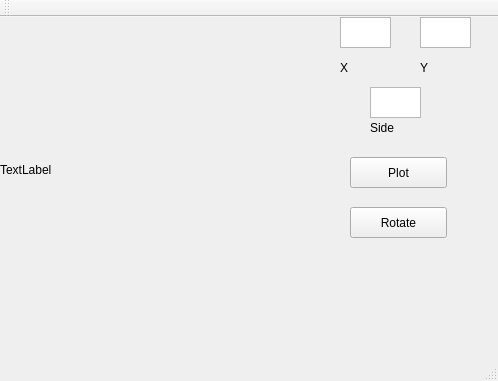
<?xml version="1.0" encoding="UTF-8"?>
<ui version="4.0">
 <class>MainWindow</class>
 <widget class="QMainWindow" name="MainWindow">
  <property name="geometry">
   <rect>
    <x>0</x>
    <y>0</y>
    <width>498</width>
    <height>381</height>
   </rect>
  </property>
  <property name="windowTitle">
   <string>MainWindow</string>
  </property>
  <widget class="QWidget" name="centralWidget">
   <widget class="QTextEdit" name="textEdit">
    <property name="geometry">
     <rect>
      <x>340</x>
      <y>0</y>
      <width>51</width>
      <height>31</height>
     </rect>
    </property>
   </widget>
   <widget class="QTextEdit" name="textEdit_2">
    <property name="geometry">
     <rect>
      <x>420</x>
      <y>0</y>
      <width>51</width>
      <height>31</height>
     </rect>
    </property>
   </widget>
   <widget class="QLabel" name="label">
    <property name="geometry">
     <rect>
      <x>340</x>
      <y>40</y>
      <width>65</width>
      <height>21</height>
     </rect>
    </property>
    <property name="text">
     <string>X</string>
    </property>
   </widget>
   <widget class="QLabel" name="label_2">
    <property name="geometry">
     <rect>
      <x>420</x>
      <y>40</y>
      <width>65</width>
      <height>21</height>
     </rect>
    </property>
    <property name="text">
     <string>Y</string>
    </property>
   </widget>
   <widget class="QTextEdit" name="textEdit_3">
    <property name="geometry">
     <rect>
      <x>370</x>
      <y>70</y>
      <width>51</width>
      <height>31</height>
     </rect>
    </property>
   </widget>
   <widget class="QLabel" name="label_3">
    <property name="geometry">
     <rect>
      <x>370</x>
      <y>100</y>
      <width>65</width>
      <height>21</height>
     </rect>
    </property>
    <property name="text">
     <string>Side</string>
    </property>
   </widget>
   <widget class="QPushButton" name="pushButton">
    <property name="geometry">
     <rect>
      <x>350</x>
      <y>190</y>
      <width>97</width>
      <height>31</height>
     </rect>
    </property>
    <property name="text">
     <string>Rotate</string>
    </property>
   </widget>
   <widget class="QLabel" name="label_4">
    <property name="geometry">
     <rect>
      <x>0</x>
      <y>0</y>
      <width>321</width>
      <height>305</height>
     </rect>
    </property>
    <property name="text">
     <string>TextLabel</string>
    </property>
   </widget>
   <widget class="QPushButton" name="pushButton_2">
    <property name="geometry">
     <rect>
      <x>350</x>
      <y>140</y>
      <width>97</width>
      <height>31</height>
     </rect>
    </property>
    <property name="text">
     <string>Plot</string>
    </property>
   </widget>
  </widget>
  <widget class="QMenuBar" name="menuBar">
   <property name="geometry">
    <rect>
     <x>0</x>
     <y>0</y>
     <width>498</width>
     <height>27</height>
    </rect>
   </property>
  </widget>
  <widget class="QToolBar" name="mainToolBar">
   <attribute name="toolBarArea">
    <enum>TopToolBarArea</enum>
   </attribute>
   <attribute name="toolBarBreak">
    <bool>false</bool>
   </attribute>
  </widget>
  <widget class="QStatusBar" name="statusBar"/>
 </widget>
 <layoutdefault spacing="6" margin="11"/>
 <resources/>
 <connections/>
</ui>
